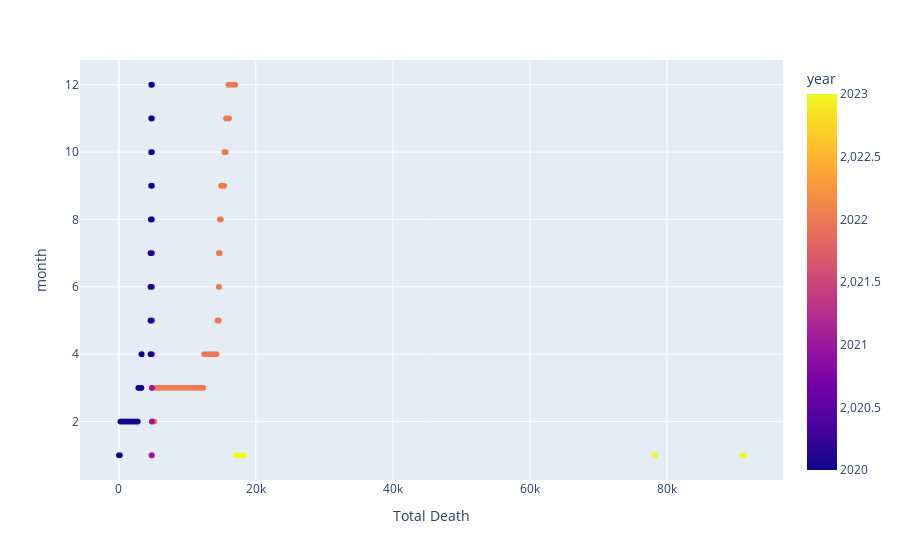

The code cell stored with this chart in its notebook:
### Markdown cell above
- قيمة متطرفة في الجدوال

### Code cell
fig = px.scatter(df_copy,x='Total Death',y='month',color='year')
fig.show()

### Figure 1 — Plotly figure (JSON) as saved in the notebook; plotly's stock layout.template omitted (floating-point values rounded to 4 significant figures; data arrays with more than 128 entries replaced by an {"elided": "..."} marker saying what was removed)
{"data": [{"hovertemplate": "Total Death=%{x}<br>month=%{y}<br>year=%{marker.color}<extra></extra>", "legendgroup": "", "marker": {"color": {"elided": "1102 int values"}, "coloraxis": "coloraxis", "symbol": "circle"}, "mode": "markers", "name": "", "showlegend": false, "type": "scattergl", "x": {"elided": "1102 int values"}, "xaxis": "x", "y": {"elided": "1102 int values"}, "yaxis": "y"}], "layout": {"coloraxis": {"colorbar": {"title": {"text": "year"}}, "colorscale": [[0, "#0d0887"], [0.1111, "#46039f"], [0.2222, "#7201a8"], [0.3333, "#9c179e"], [0.4444, "#bd3786"], [0.5556, "#d8576b"], [0.6667, "#ed7953"], [0.7778, "#fb9f3a"], [0.8889, "#fdca26"], [1, "#f0f921"]]}, "legend": {"tracegroupgap": 0}, "margin": {"t": 60}, "xaxis": {"anchor": "y", "domain": [0, 1], "title": {"text": "Total Death"}}, "yaxis": {"anchor": "x", "domain": [0, 1], "title": {"text": "month"}}}}
